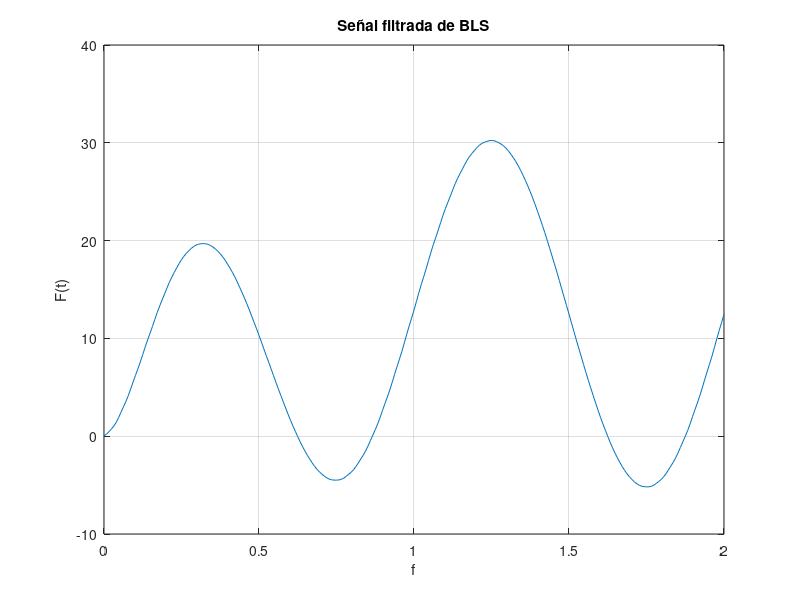

Source code (MATLAB):
%{
** ######################################################################################################
**      Archivo: 03 - 14 - SenhalFiltradaBLS.m
**      SO: Windows 10
**      Herramienta: Visual Studio Code
**                   MATLAB R2023a
**
**      Notas:
**          En esta parte de la practica se visualizara la señal filtrada de la BLS.
** ######################################################################################################
%}

clear all
clf                                     % Elimina las figuras
clc

% MAIN PROGRAM
Fs = 128;                               % Declaramos las cntes
T = 1 / Fs;
A = 5;
N = 3;                                  % Nivel de C.D.
fport = 13;
Wport = 2 * pi * fport;
Amen = 2;
fmen = 1;
Wmen = 2 * pi * fmen;

t = 0 : T : 2;                          % Definimos el intervalo

Sportc = A * cos(Wport .* t);           % Declaramos las funciónes
Sports = sin(Wport .* t);
Smenc = Amen * cos(Wmen .* t);
Smens = Amen * sin(Wmen .* t);
Smod = Sportc .* (Smenc + 1) + Sports .* (Smens);
Sdesm = Smod .* Sportc;

Fn = Fs / 2;                            % Frec de Nyquisy
Fcn = 1 / Fn;                           % Frec de corte

[num den] = butter(2, Fcn);
Sfil = filter(num, den, Sdesm);

plot(t, Sfil)                           % Graficamos
title('Señal filtrada de BLS')
xlabel('f')
ylabel('F(t)')
grid on